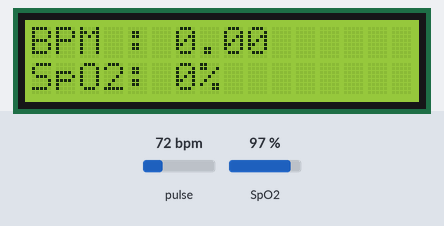
A sketch run on a simulated Arduino Uno, built with avr-gcc and run on an emulated ATmega328P. Parts: 16×2 character LCD. The test bench sets the inputs (shaded band); at power-on: pulse 72 bpm, SpO2 97 %. What the sketch prints to the serial monitor is not drawn.

Above: at 4.2 s.
4.3 s: pulse set to 42 bpm
At 6.7 s:
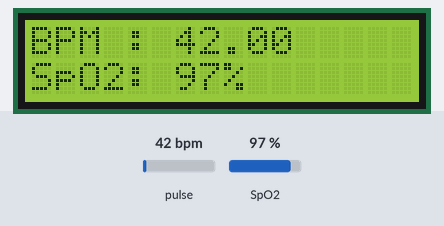
7.5 s: SpO2 set to 80 %
At 8.8 s:
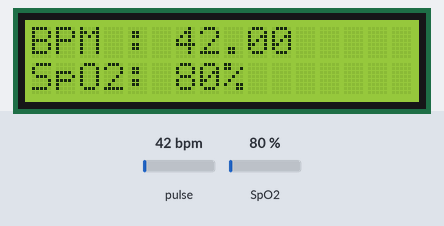
9.6 s: pulse set to 70 bpm
At 10.8 s:
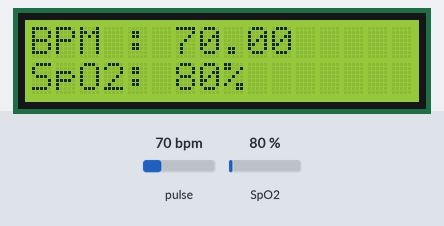
11.6 s: SpO2 set to 85 %
At 12.9 s:
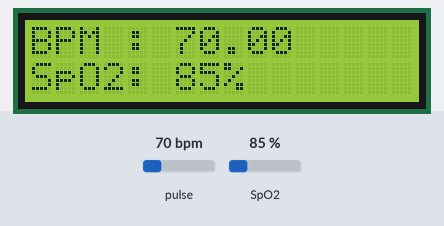
Timing chart, 0 to 14.6 s (numbered marks = the images above; inputs shaded):
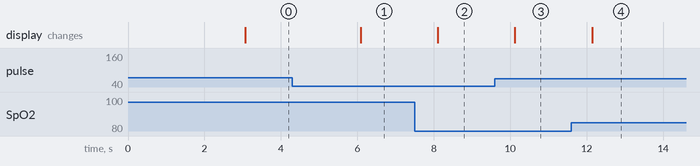

The sketch:

oximeter.ino
```cpp
#include <LiquidCrystal.h>
#include <Wire.h>
#include "MAX30100_PulseOximeter.h"
LiquidCrystal lcd(9,8, 7,6,5,4);
//Creates an LCD object.
// Parameters: (rs, enable, d4, d5, d6, d7)
#define REPORTING_PERIOD_MS     1000
PulseOximeter pox;
uint32_t tsLastReport = 0;
void onBeatDetected()
{
  Serial.println("Beat!");
}
void setup()
{
  Serial.begin(115200);
  Serial.print("Initializing pulse oximeter..");
  lcd.begin(16,2);
  lcd.print("Initializing...");
  //prints Initializing...  for 3 sec
  delay(3000);
  lcd.clear();
  /* Initialize the PulseOximeter instance.Failures are generally due to an improperI2C wiring, missing power supplieror wrong target chip*/
  if (!pox.begin()){Serial.println("FAILED");for(;;);}
  else
  {
    Serial.println("SUCCESS");
  }
  pox.setIRLedCurrent(MAX30100_LED_CURR_7_6MA);
  // Register a callback for the beat detection
  pox.setOnBeatDetectedCallback(onBeatDetected);
}
void loop()
{
  pox.update();
  if (millis()-tsLastReport>REPORTING_PERIOD_MS)
  {
    Serial.print("Heart rate:");
    Serial.print(pox.getHeartRate());
    Serial.print("bpm / SpO2:");
    Serial.print(pox.getSpO2());
    Serial.println("%");
    lcd.clear();
    lcd.setCursor(0,0);
    //sets the cursor at (0,0) i.e
    // first position in first line in lcd
    lcd.print("BPM : ");
    lcd.print(pox.getHeartRate());
    lcd.setCursor(0,1);
    //sets the cursor at (0,1) position that
    //is in first position in
    //second line in lcd
    lcd.print("SpO2: ");
    lcd.print(pox.getSpO2());
    lcd.print("%");
    tsLastReport = millis();
  }
}
```

Measured:
- after the input at 4.3 s, the display: changes after 1.8 s (image 1)
- after the input at 7.5 s, the display: changes after 0.61 s (image 2)
- after the input at 9.6 s, the display: changes after 0.52 s (image 3)
- after the input at 11.6 s, the display: changes after 0.54 s (image 4)
